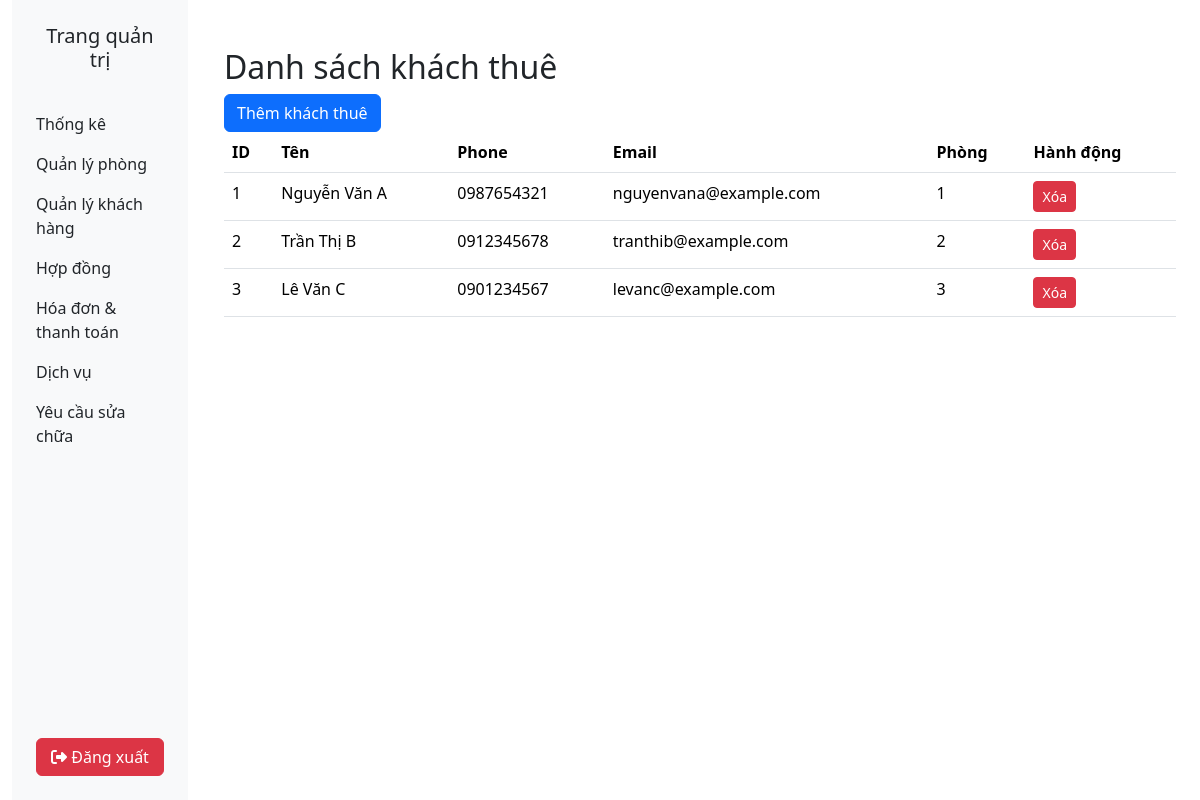
Screenshot of /tenant/index with the database file from the repository.
### tables this page shows
CREATE TABLE tenants (
    id INT AUTO_INCREMENT PRIMARY KEY,
    name VARCHAR(255) NOT NULL,
    phone VARCHAR(20),
    email VARCHAR(255),
    room_id INT,
    start_date DATE,
    end_date DATE,
    FOREIGN KEY (room_id) REFERENCES rooms(id)
);

### app/controllers/TenantController.php (called while the page is built, shortened)
<?php
require_once __DIR__ . '/../models/TenantModel.php';
class TenantController {
    private $tenantModel;
    public function __construct() {
        $this->tenantModel = new Tenant();
    }
    public function index() {
        $tenants = $this->tenantModel->getAllTenants();
        include __DIR__ . '/../views/tenants/index.php';
    }
}
?>

### index.php (called while the page is built, shortened)
<?php
$router = new Router();
$router->dispatch();
?>

### app/core/Database.php (called while the page is built, shortened)
<?php
class Database {
    private $host = "localhost";
    private $dbname = "boarding_house";
    private $username = "root";
    private $password = "";
    public function __construct() {
        try {
            $this->conn = new PDO("mysql:host=$this->host;dbname=$this->dbname;charset=utf8", $this->username, $this->password);
        } catch (PDOException $e) {
            die("Lỗi kết nối DB: " . $e->getMessage());
        }
    }
}
?>

### app/models/BaseModel.php (called while the page is built, shortened)
<?php
require_once __DIR__ . '/../core/Database.php';
class BaseModel
{
    protected $db;
    public function __construct()
    {
        $this->db = new Database();
    }
    protected function query($sql, $params = [])
    {
        $stmt = $this->db->conn->prepare($sql);
        $stmt->execute($params);
        return $stmt;
    }
    public function getAll($table)
    {
        return $this->query("SELECT * FROM $table")->fetchAll(PDO::FETCH_ASSOC);
    }
}
?>

### app/models/TenantModel.php (called while the page is built, shortened)
<?php
require_once __DIR__ . '/BaseModel.php';
class Tenant extends BaseModel
{
    protected $table = 'tenants';
    public function getAllTenants()
    {
        return $this->getAll($this->table);
    }
}
?>

### app/views/tenants/index.php (the view, shortened to what this page needs)
<div class="container">
    <h2>Danh sách khách thuê</h2>
    <a href="/tenant/create" class="btn btn-primary">Thêm khách thuê</a>
    <table class="table">
        <tr>
            <th>ID</th>
            <th>Tên</th>
            <th>Phone</th>
            <th>Email</th>
            <th>Phòng</th>
            <th>Hành động</th>
        </tr>
        <?php foreach ($tenants as $tenant): ?>
            <tr>
                <td><?= $tenant['id'] ?></td>
                <td><?= $tenant['name'] ?></td>
                <td><?= $tenant['phone'] ?></td>
                <td><?= $tenant['email'] ?></td>
                <td><?= $tenant['room_id'] ?></td>
                <td>
                    <a href="/tenant/delete&id=<?= $tenant['id'] ?>" class="btn btn-danger btn-sm">Xóa</a>
                </td>
            </tr>
        <?php endforeach; ?>
    </table>
</div>
<?php
require_once __DIR__ . '/../layouts/index.php';
?>

### rows the page displays
tenants: id "1", name "Nguyễn Văn A", phone "0987654321", email "nguyenvana@example.com", room "1"
tenants: id "2", name "Trần Thị B", phone "0912345678", email "tranthib@example.com", room "2"
tenants: id "3", name "Lê Văn C", phone "0901234567", email "levanc@example.com", room "3"
